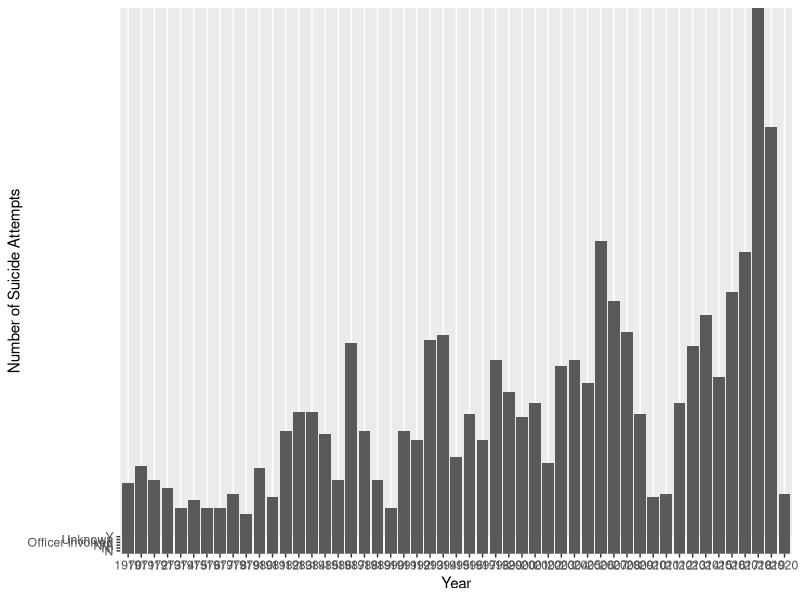
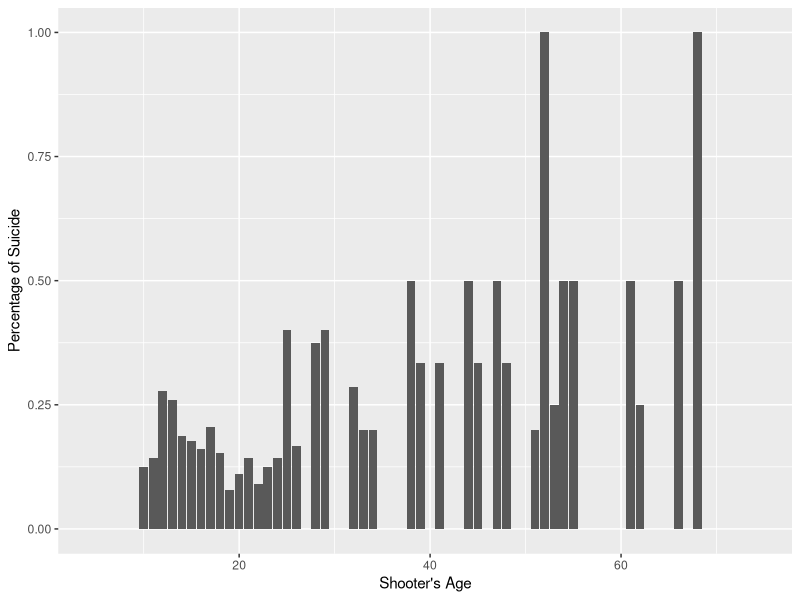
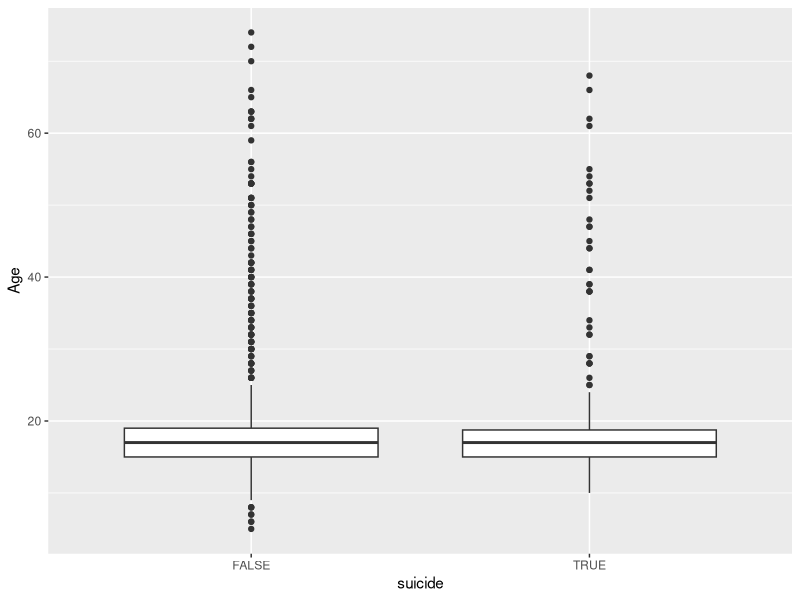
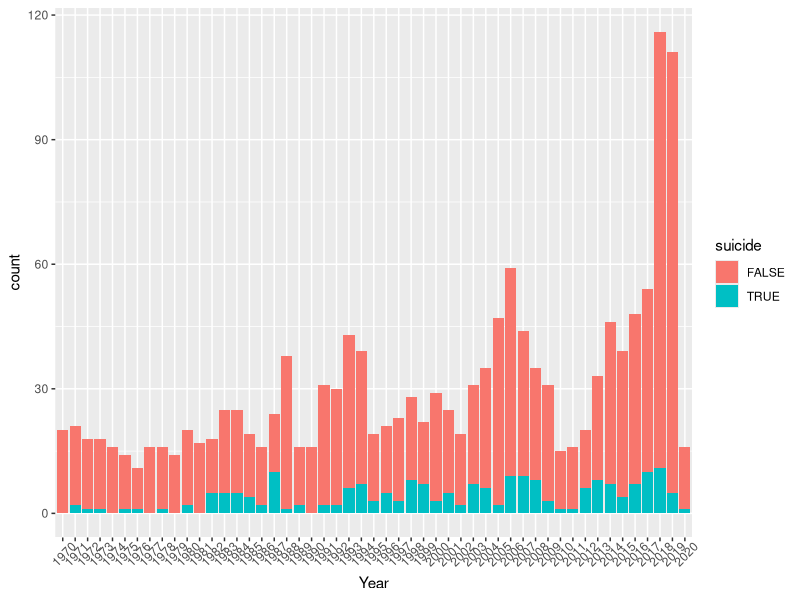

Write R code to recreate these figures, in order.
## ---- chunk 1
knitr::opts_chunk$set(echo = TRUE)
set.seed(3910349)
#install.packages("tidyverse")
#install.packages("ggplot2")
library(tidyverse)
## ---- chunk 2
shootings <- as.data.frame(read.csv("school_shooting_db_20200316.csv"))
shootings$Summary <- NULL
shootings$Narrative..Detailed.Summary..Background. <- NULL
shootings$Sources <- NULL
shootings$Shooter.Name <- NULL
shootings$School <- NULL



# summary(shootings)
# shootings$City <- as.factor(shootings$City)
# shootings$State <- as.factor(shootings$State)
# shootings$Gender.of.Victims..M.F.Both. <- as.factor(shootings$Gender.of.Victims..M.F.Both.)
# shootings$Victim.s.Affiliation.w..School <- as.factor(shootings$Victim.s.Affiliation.w..School)
# shootings$Victims.Race <- as.factor(shootings$Victims.Race)
# shootings$Victim.Ethnicity <- as.factor(shootings$Victim.Ethnicity )
# shootings$Targeted.Specific.Victim.s. <- as.factor(shootings$Targeted.Specific.Victim.s.)
# shootings$Random.Victims <- as.factor(shootings$Random.Victims)
# shootings$Domestic.Violence..Y.N. <- as.factor(shootings$Domestic.Violence..Y.N.)
# shootings$Suicide..Shooter.was.only.victim..Y.N..N.A <- as.factor(shootings$Suicide..Shooter.was.only.victim..Y.N..N.A)


shootings <- as.data.frame(unclass(shootings),stringsAsFactors=TRUE)
summary(shootings)   
## ---- chunk 3
#Change the value of the outlier
#naremoved <- shootings[!is.na(shootings$Shooter.Age),]
#naremoved$Shooter.Age[which(naremoved$Shooter.Age == 40888)] <- 12

library(ggplot2)
#Add Year Column
shootings$Year <- format(as.Date(shootings$Date, format="%m/%d/%Y"),"%Y")
shootings$Shooter.Age[which(shootings$Shooter.Age == 40888)] <- 12
ggplot(data = shootings) +
    geom_col(mapping = aes(x = Year, y = Suicide..or.attempted.suicide..by.Shooter..Y.N.)) + ylab("Number of Suicide Attempts")
## ---- chunk 4
shootings$suicide <- ifelse((shootings$Suicide..or.attempted.suicide..by.Shooter..Y.N. == 'Y'), TRUE, FALSE)
str(shootings)
lm.rv <- lm(suicide~Killed..includes.shooter.+ Wounded + Total.Injured.Killed.Victims +
Victim.s.age.s. + Race + Shooter.Gender + Shooter.Age + Shooter.Ethnicity + Shooter.s.Affiliation.with.School, data = shootings)
lm.rv <- lm(suicide~Shooter.Ethnicity, data = shootings)
summary(lm.rv)
mean(shootings$Total.Injured.Killed.Victims)
## ---- chunk 5
suicide.by.age <- shootings[,c("Shooter.Age", "suicide")]
suicide.by.age$count <- 1
agg.age_maybe  <- 
  mutate(suicide.by.age, Age.Shooter = Shooter.Age) %>% group_by(Shooter.Age, Age.Shooter) %>% 
      summarize_all(sum) %>% 
      select(-Shooter.Age)
#agg.age_maybe$count <- 1
agg.age_maybe$percentage <- agg.age_maybe$suicide/agg.age_maybe$count


ggplot(agg.age_maybe) +
  geom_col(mapping = aes(x = Age.Shooter, y = percentage)) + xlab("Shooter's Age")  + ylab("Percentage of Suicide")


summary(lm(formula = percentage~Age.Shooter, data = agg.age_maybe))
median(shootings$Shooter.Age, na.rm=TRUE)
## ---- chunk 6
mean_data <-mean(agg.age_maybe$percentage)
var_data <- var(agg.age_maybe$percentage)
  (alpha = (((1 - mean_data) / var_data) - (1/mean_data)) * (mean_data^2))  
  (beta = alpha * ((1/mean_data) - 1))



f <- function() {rbeta(5, alpha, beta)}
 g <- function() { rnorm(5, 0 , 1)}
 
 estimate_rejection_prob <- function(f, g) {
  k <- 1000
  rejections <- replicate(k, {
    x <- f()
    y <- g()
    c(t.test(x, y)$p.value < 0.1,
      wilcox.test(x, y)$p.value < 0.1) 
  })
  
  est.t <- mean(rejections[1,])
  ci.t <- binom.test(sum(rejections[1,]), k, conf.level = 0.95)$conf.int
  
  est.w <- mean(rejections[2,])
  ci.w <- binom.test(sum(rejections[2,]), k, conf.level = 0.95)$conf.int
  
  matrix(c(est.t, ci.t, est.w, ci.w), nrow = 2, byrow = TRUE, 
         dimnames = list(test = c("t-test", "WMW"), value = c("Estimate", "Lower", "Upper")))
}
 
 #difference in power
 estimate_rejection_prob(f,g)

 #Boxplot comparing suicide and age
mutate(shootings, Age = Shooter.Age) %>%
ggplot() +
  geom_boxplot(mapping = aes(x = suicide, y = Age))


shootings %>%
ggplot() +
  geom_bar(mapping = aes(x = Year, fill = suicide)) +
  theme(axis.text.x = element_text(angle = 45, vjust = .7, hjust= .5))
#Median Year
median(shootings$Year)
#Mean Year
mean(shootings$Year)


#Percentage of Schoool Shootings with Suicides 
sum(shootings$suicide == TRUE) / sum(shootings$suicide == FALSE | TRUE)

